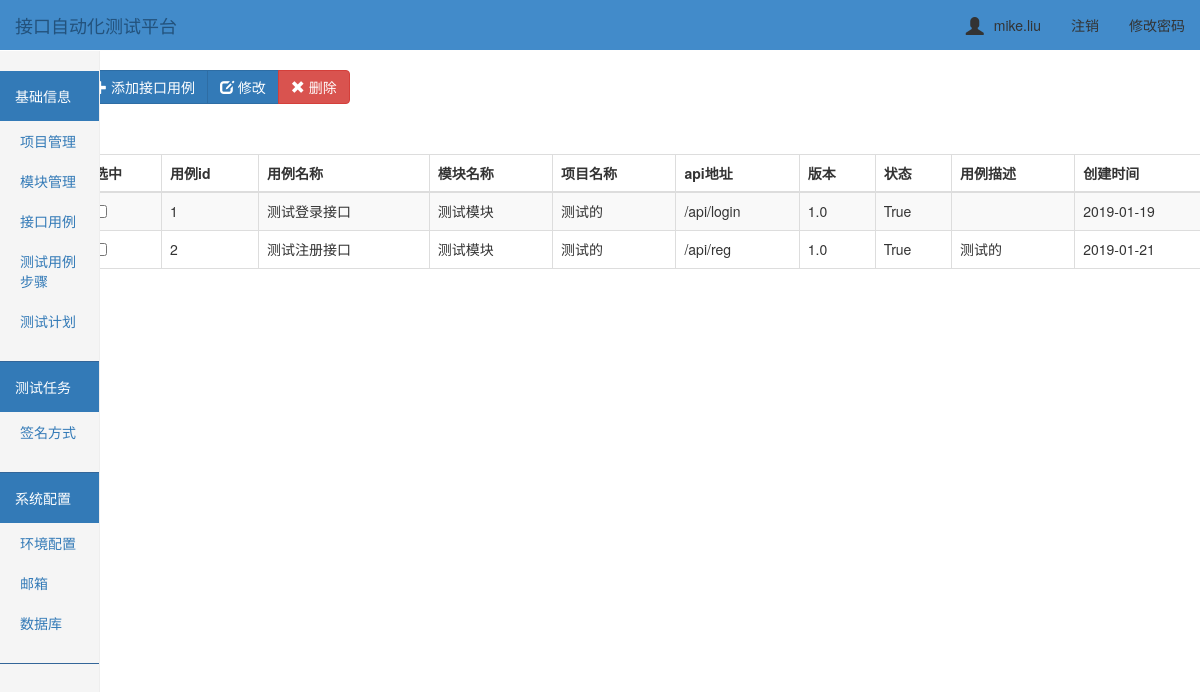
/api_case/ (signed in), run on the app's committed database.
### ApiTest/models.py (models this page shows, shortened)
class UserInfo(AbstractUser):
    nid = models.AutoField(primary_key=True)
    telephone = models.CharField(max_length=11, null=True, unique=True)
    avatar = models.FileField(upload_to='avatars/', default="/avatars/default.png")
    create_time = models.DateTimeField(verbose_name='创建时间', auto_now_add=True)

class TestCase(models.Model):
    case_id = models.AutoField(primary_key=True, null=False)
    case_name = models.CharField('用例名称', max_length=64)
    api = models.CharField('接口url地址', max_length=128)
    status = models.BooleanField()
    case_weights = models.CharField('用例优先级', max_length=32)
    version = models.CharField('接口版本', max_length=32)
    modules = models.ForeignKey('Modules', on_delete=models.CASCADE)
    project = models.ForeignKey('Project', on_delete=models.CASCADE)
    case_desc = models.CharField('用例描述', max_length=256)
    create_time = models.DateTimeField('创建时间', auto_now=True)  # 创建时间
    update_time = models.DateTimeField('更新时间', auto_now=True)

class Modules(models.Model):
    project = models.ForeignKey(Project, on_delete=models.CASCADE)      # 关联项目表id
    modules_name = models.CharField('模块名称', max_length=32)
    testers = models.CharField('测试负责人', max_length=256)  # 项目负责人
    developer = models.CharField('开发负责人', max_length=256)
    status = models.BooleanField()
    modules_desc = models.CharField('模块描述', max_length=256)
    create_time = models.DateTimeField('创建时间', auto_now=True)  # 创建时间
    def __str__(self):
        return self.modules_name

class Project(models.Model):
    prj_id = models.AutoField(primary_key=True, null=False)
    prj_name = models.CharField('项目名称', max_length=64)  # 项目名称
    prj_desc = models.CharField('项目描述', max_length=256)  # 项目描述
    testers = models.CharField('测试负责人', max_length=256)  # 项目负责人
    developer = models.CharField('开发负责人', max_length=256)
    status = models.BooleanField()
    create_time = models.DateTimeField('创建时间', auto_now=True)  # 创建时间
    class Meta:
        verbose_name = '项目管理'
        verbose_name_plural = '项目管理'
    def __str__(self):
        return self.prj_name

### ApiTest/views.py (the view)
# urls.py: url(r'^api_case/$', views.api_case),
@login_required
def api_case(request):
    module_list = Modules.objects.filter().all()
    project_list = Project.objects.filter().all()
    case_list = TestCase.objects.filter().all()
    return render(request, "api_case/index.html", {"case_list": case_list, "module_list": module_list, "project_list": project_list})

### templates/api_case/index.html (shortened to what this page needs)
{% extends "../base.html" %}
{% block add %}
<div class="btn-toolbar" role="toolbar">
  <div class="btn-group" style="padding-top: 20px;left: 50px">
    <button id="add_case" class="btn btn-primary " data-toggle="modal" data-target="#addmyModal">
        <span class="glyphicon glyphicon-plus" aria-hidden="true"></span> 添加接口用例
    </button>
    <button id="edit_case" class="btn btn-primary" data-toggle="modal" data-target="#">
        <span class="glyphicon glyphicon-edit" aria-hidden="true"></span> 修改
    </button>
      <button id="del_case" type="onclick" class="btn btn-danger ">
            <span class="glyphicon glyphicon-remove" aria-hidden="true"></span> 删除
        </button>
  </div>
</div>
<div class="container">
        <div class="row">
            <div class="col-md-12">
                <table id= "table" class="table table-striped table-bordered">
                    <thead>
                        <tr>
                            <th>选中</th>
                            <th>用例id</th>
                            <th>用例名称</th>
                            <th>模块名称</th>
                            <th>项目名称</th>
                            <th>api地址</th>
                            <th>版本</th>
                            <th>状态</th>
                            <th>用例描述</th>
                            <th>创建时间</th>
                        </tr>
                    </thead>
                    <tbody>
                        {% for case_obj in case_list %}
                                <tr>
                                    <td id="che1"><input type="checkbox"/></td>
                                    <td>{{ case_obj.case_id}}</td>
                                    <td>{{ case_obj.case_name }}</td>
                                    <td>{{ case_obj.modules }}</td>
                                    <td>{{ case_obj.project }}</td>
                                    <td>{{ case_obj.api }}</td>
                                    <td>{{ case_obj.version }}</td>
                                    <td>{{ case_obj.status }}</td>
                                    <td>{{ case_obj.case_desc }}</td>
                                    <td>{{ case_obj.create_time|date:'Y-m-d' }}</td>
                                </tr>
                        {% endfor %}
                    </tbody>
                </table>
            </div>
        </div>
    </div>
{% endblock %}

### templates/base.html (shortened to what this page needs)
<!DOCTYPE html>
<html lang="en">
<head>
    <link rel="stylesheet" href="/static/bootstrap-3.3.7/css/bootstrap.css">
    <link rel="stylesheet" href="/static/css/toastr.min.css">
    <link rel="stylesheet" href="/static/css/dashboard.css">
    <link rel="stylesheet" href="/static/css/home.css">
    <link rel="stylesheet" href="/static/css/sweetalert.css">
    <link rel="stylesheet" href="/static/css/step.css">
</head>
<body>
<nav class="tab navbar  navbar-fixed-top">
    <div class="container-fluid">
        <div class="navbar-header">
            <a class="navbar-brand" href="#">接口自动化测试平台</a>
        </div>
        <div class="collapse navbar-collapse" id="bs-example-navbar-collapse-1">
            <ul class="nav navbar-nav navbar-right">
                <li><a href="#"><span id="user_icon"
                                      class="glyphicon glyphicon-user"></span>{{ request.user.username }}</a></li>
                <li><a href="/logout/">注销</a></li>
                <li><a href="/set_pwd/">修改密码</a></li>
            </ul>
        </div>
    </div>
</nav>
<div class="container">
    <div class="left">
        <div class="row">
            <div class="col-sm-3 col-md-1 sidebar">
                <div class="menu">
                    <div class="head bg-primary">基础信息</div>
                    <ul class="nav nav-sidebar">
                        <li><a href="/project/" target="_self">项目管理</a> </li>
                        <li><a href="/module/" target="_self">模块管理</a> </li>
                        <li><a href="/api_case/" target="_self">接口用例</a> </li>
                        <li><a href="/api_step/" target="_self">测试用例步骤</a> </li>
                        <li><a href="#">测试计划</a> </li>
                    </ul>
                </div>
                <div class="menu">
                    <div class="head bg-primary">测试任务</div>
                    <ul class="nav nav-sidebar">
                        <li><a href="/sign/">签名方式</a> </li>
                    </ul>
                </div>
                <div class="menu">
                    <div class="head bg-primary">系统配置</div>
                    <ul class="nav nav-sidebar">
                        <li><a href="/env/" target="_self">环境配置</a> </li>
                        <li><a href="/email/" target="_self">邮箱</a> </li>
                        <li><a href="/database/" target="_self">数据库</a> </li>
                    </ul>
                </div>
            </div>
        </div>
    </div>
    <div class="right">
        {% block add %}{% endblock %}
    </div>
</div>
</body>
</html>

### static/css/dashboard.css (style rules this page uses)
body { padding-top: 50px; }
.navbar-fixed-top { border: 0; }
.sidebar { display: none; }
@media (min-width: 768px) { .sidebar { position: fixed; top: 51px; bottom: 0; left: 0; z-index: 1000; display: block; padding: 20px; overflow-x: hidden; overflow-y: auto; background-color: #f5f5f5; border-right: 1px solid #eee; } }
.nav-sidebar { margin-right: -21px; margin-bottom: 20px; margin-left: -20px; }
.nav-sidebar > li > a { padding-right: 20px; padding-left: 20px; }

### static/css/home.css (style rules this page uses)
.menu { margin: 0 -20px; border-bottom: 1px solid #336699; }
.head { padding: 15px; }
.menu .nav-sidebar > li > a { padding-right: 40px; padding-left: 40px; }
table { margin-top: 50px; margin-left: 40px; }
.navbar { background-color: #428bca; }
.navbar-brand { color: white; }
.navbar-collapse .navbar-nav > li > a { color: #333333; }

### templates/base.html (style rules this page uses)
#user_icon { font-size: 18px; margin-right: 10px; vertical-align: -3px; }

### data on the page
UserInfo: user.username "mike.liu"
TestCase: case_id "1", case_name "测试登录接口", modules "测试模块", project "测试的", api "/api/login", version "1.0", status "True", create_time "2019-01-19"
TestCase: case_id "2", case_name "测试注册接口", modules "测试模块", project "测试的", api "/api/reg", version "1.0", status "True", case_desc "测试的", create_time "2019-01-21"
